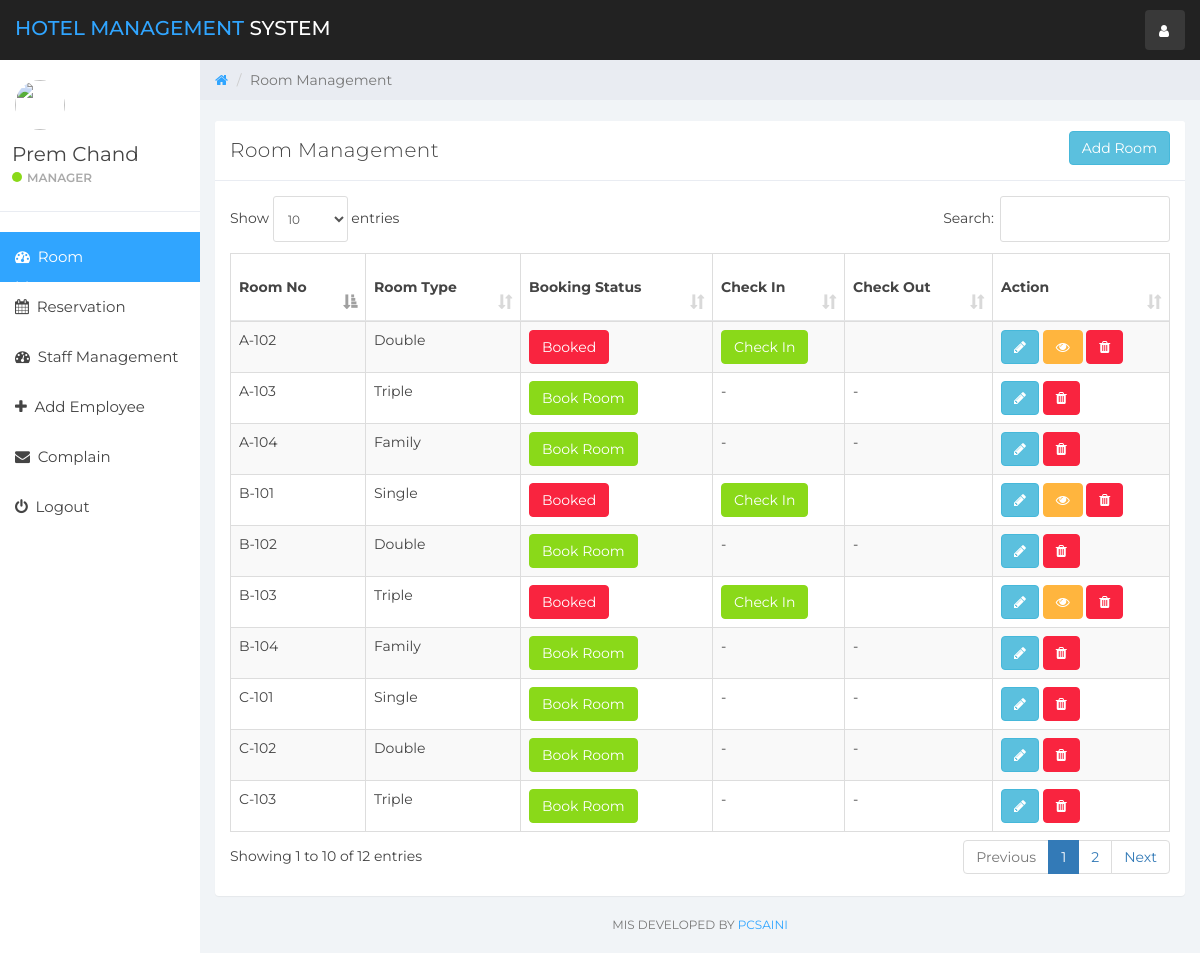
/index.php?room_mang (signed in), run on the app's committed database.
### tables this page shows
CREATE TABLE `user` (
  `id` int(11) NOT NULL,
  `name` varchar(100) NOT NULL,
  `username` varchar(15) NOT NULL,
  `email` varchar(100) NOT NULL,
  `password` varchar(100) NOT NULL,
  `created_at` timestamp NOT NULL DEFAULT CURRENT_TIMESTAMP
);

CREATE TABLE `room` (
  `room_id` int(10) NOT NULL,
  `room_type_id` int(10) NOT NULL,
  `room_no` varchar(10) NOT NULL,
  `status` tinyint(1) DEFAULT NULL,
  `check_in_status` tinyint(1) NOT NULL,
  `check_out_status` tinyint(1) NOT NULL,
  `deleteStatus` tinyint(1) DEFAULT '0'
);

CREATE TABLE `room_type` (
  `room_type_id` int(10) NOT NULL,
  `room_type` varchar(100) NOT NULL,
  `price` int(10) NOT NULL,
  `max_person` int(10) NOT NULL
);

### room_mang.php (the view, shortened to what this page needs)
<div class="col-sm-9 col-sm-offset-3 col-lg-10 col-lg-offset-2 main">
    <div class="row">
        <ol class="breadcrumb">
            <li><a href="#">
                    <em class="fa fa-home"></em>
                </a></li>
            <li class="active">Room Management</li>
        </ol>
    </div>
    <br>
    <div class="row">
        <div class="col-lg-12">
        </div>
    </div>
    <div class="row">
        <div class="col-lg-12">
            <div class="panel panel-default">
                <div class="panel-heading">Room Management
                    <button class="btn btn-info pull-right" data-toggle="modal" data-target="#addRoom">Add Room</button>
                </div>
                <div class="panel-body">
                    <table class="table table-striped table-bordered table-responsive" cellspacing="0" width="100%"
                           id="rooms">
                        <thead>
                        <tr>
                            <th>Room No</th>
                            <th>Room Type</th>
                            <th>Booking Status</th>
                            <th>Check In</th>
                            <th>Check Out</th>
                            <th>Action</th>
                        </tr>
                        </thead>
                        <tbody>
                        <?php
                        $room_query = "SELECT * FROM room NATURAL JOIN room_type WHERE deleteStatus = 0";
                        $rooms_result = mysqli_query($connection, $room_query);
                        if (mysqli_num_rows($rooms_result) > 0) {
                            while ($rooms = mysqli_fetch_assoc($rooms_result)) { ?>
                                <tr>
                                    <td><?php echo $rooms['room_no'] ?></td>
                                    <td><?php echo $rooms['room_type'] ?></td>
                                    <td>
                                        <?php
                                        if ($rooms['status'] == 0) {
                                            echo '<a href="index.php?reservation&room_id=' . $rooms['room_id'] . '&room_type_id=' . $rooms['room_type_id'] . '" class="btn btn-success">Book Room</a>';
                                        } else {
                                            echo '<a href="#" class="btn btn-danger">Booked</a>';
                                        }
                                        ?>
                                    <td>
                                        <?php
                                        if ($rooms['status'] == 1 && $rooms['check_in_status'] == 0) {
                                            echo '<button class="btn btn-success" id="checkInRoom"  data-id="' . $rooms['room_id'] . '" data-toggle="modal" data-target="#checkIn">Check In</button>';
                                        } elseif ($rooms['status'] == 0) {
                                            echo '-';
                                        } else {
                                            echo '<a href="#" class="btn btn-danger">Checked In</a>';
                                        }
                                        ?>
                                    </td>
                                    <td>
                                        <?php
                                        if ($rooms['status'] == 1 && $rooms['check_in_status'] == 1) {
                                            echo '<button class="btn btn-success" id="checkOutRoom" data-id="' . $rooms['room_id'] . '">Check Out</button>';
                                        } elseif ($rooms['status'] == 0) {
                                            echo '-';
                                        }
                                        ?>
                                    </td>
                                    <td>
                                        <button title="Edit Room Information" data-toggle="modal"
                                                data-target="#editRoom" data-id="<?php echo $rooms['room_id']; ?>"
                                                id="roomEdit" class="btn btn-info"><i class="fa fa-pencil"></i></button>
                                        <?php
                                        if ($rooms['status'] == 1) {
                                            echo '<button title="Customer Information" data-toggle="modal" data-target="#cutomerDetailsModal" data-id="' . $rooms['room_id'] . '" id="cutomerDetails" class="btn btn-warning"><i class="fa fa-eye"></i></button>';
                                        }
                                        ?>
                                        <a href="ajax.php?delete_room=<?php echo $rooms['room_id']; ?>"
                                           class="btn btn-danger" onclick="return confirm('Are you Sure?')"><i
                                                    class="fa fa-trash" alt="delete"></i></a>
                                    </td>
                                </tr>
                            <?php }
                        } else {
                            echo "No Rooms";
                        }
                        ?>
                        </tbody>
                    </table>
                </div>
            </div>
        </div>
    </div>
    <div class="row">
        <div class="col-sm-12">
            <p class="back-link">MIS Developed by <a href="https://www.pcsaini.in">pcsaini</a></p>
        </div>
    </div>
</div>

### header.php (shortened to what this page needs)
<!DOCTYPE html>
<html>
<head>
    <link href="css/bootstrap.min.css" rel="stylesheet">
    <link href="css/font-awesome.min.css" rel="stylesheet">
    <link href="css/datepicker3.css" rel="stylesheet">
    <link href="css/dataTables.bootstrap.min.css" rel="stylesheet">
    <link href="css/styles.css" rel="stylesheet">
</head>
<body>
<nav class="navbar navbar-custom navbar-fixed-top" role="navigation">
    <div class="container-fluid">
        <div class="navbar-header">
            <a class="navbar-brand" href="#"><span>Hotel Management </span>System</a>
            <ul class="nav navbar-top-links navbar-right">
                <li class="dropdown"><a class="dropdown-toggle count-info" data-toggle="dropdown" href="#">
                        <em class="fa fa-user"></em>
                    </a>
                </li>
            </ul>
        </div>
    </div>
</nav>

### sidebar.php (shortened to what this page needs)
<div id="sidebar-collapse" class="col-sm-3 col-lg-2 sidebar">
    <div class="profile-sidebar">
        <div class="profile-userpic">
            <img src="http://icons.iconarchive.com/icons/graphicloads/colorful-long-shadow/64/User-icon.png" class="img-responsive" alt="">
        </div>
        <div class="profile-usertitle">
            <div class="profile-usertitle-name"><?php echo $user['name'];?></div>
            <div class="profile-usertitle-status"><span class="indicator label-success"></span>Manager</div>
        </div>
    </div>
    <ul class="nav menu">
        <?php
        if (isset($_GET['room_mang'])){ ?>
            <li class="active">
                <a href="index.php?room_mang"><em class="fa fa-dashboard">&nbsp;</em>
                    Room Management
                </a>
            </li>
        <?php }
        if (isset($_GET['reservation'])){ ?>
            <li class="active">
                <a href="index.php?reservation"><em class="fa fa-calendar">&nbsp;</em>
                    Reservation
                </a>
            </li>
        <?php } else{?>
            <li>
                <a href="index.php?reservation"><em class="fa fa-calendar">&nbsp;</em>
                    Reservation
                </a>
            </li>
        <?php }
        if (isset($_GET['staff_mang'])){ ?>
            <li class="active">
                <a href="index.php?staff_mang"><em class="fa fa-dashboard">&nbsp;</em>
                    Staff Management
                </a>
            </li>
        <?php } else{?>
            <li>
                <a href="index.php?staff_mang"><em class="fa fa-dashboard">&nbsp;</em>
                    Staff Management
                </a>
            </li>
        <?php }
        if (isset($_GET['add_emp'])){ ?>
            <li class="active">
                <a href="index.php?add_emp"><em class="fa fa-plus">&nbsp;</em>
                    Add Employee
                </a>
            </li>
        <?php } else{?>
            <li>
                <a href="index.php?add_emp"><em class="fa fa-plus">&nbsp;</em>
                    Add Employee
                </a>
            </li>
        <?php }
        if (isset($_GET['complain'])){ ?>
            <li class="active">
                <a href="index.php?complain"><em class="fa fa-envelope">&nbsp;</em>
                    Complain
                </a>
            </li>
        <?php } else{?>
            <li>
                <a href="index.php?complain"><em class="fa fa-envelope">&nbsp;</em>
                    Complain
                </a>
            </li>
        <?php }
        ?>
        <li><a href="logout.php"><em class="fa fa-power-off">&nbsp;</em> Logout</a></li>
    </ul>
</div>

### index.php (shortened to what this page needs)
<?php
include_once "db.php";
if (isset($_SESSION['user_id'])){
    $user_id = $_SESSION['user_id'];
    $userQuery = "SELECT * FROM user WHERE id = '$user_id'";
    $result = mysqli_query($connection, $userQuery);
    $user = mysqli_fetch_assoc($result);
}else{
    header('Location:login.php');
}
include_once "header.php";
include_once "sidebar.php";
if (isset($_GET['room_mang'])){
    include_once "room_mang.php";
}
elseif (isset($_GET['reservation'])){
    include_once "reservation.php";
}
elseif (isset($_GET['staff_mang'])){
    include_once "staff_mang.php";
}
elseif (isset($_GET['add_emp'])){
    include_once "add_emp.php";
}
elseif (isset($_GET['complain'])){
    include_once "complain.php";
}
elseif (isset($_GET['statistics'])){
    include_once "statistics.php";
}
elseif (isset($_GET['emp_history'])){
    include_once "emp_history.php";
}
else{
    include_once "room_mang.php";
}
include_once "footer.php";

### footer.php (shortened to what this page needs)
</body>
</html>

### data on the page
user: name "Prem Chand"
room: room_no "A-102", room_type.room_type "Double", status "Booked"
room: room_no "A-103", room_type.room_type "Triple"
room: room_no "A-104", room_type.room_type "Family"
room: room_no "B-101", room_type.room_type "Single", status "Booked"
room: room_no "B-102", room_type.room_type "Double"
room: room_no "B-103", room_type.room_type "Triple", status "Booked"
room: room_no "B-104", room_type.room_type "Family"
room: room_no "C-101", room_type.room_type "Single"
room: room_no "C-102", room_type.room_type "Double"
room: room_no "C-103", room_type.room_type "Triple"
